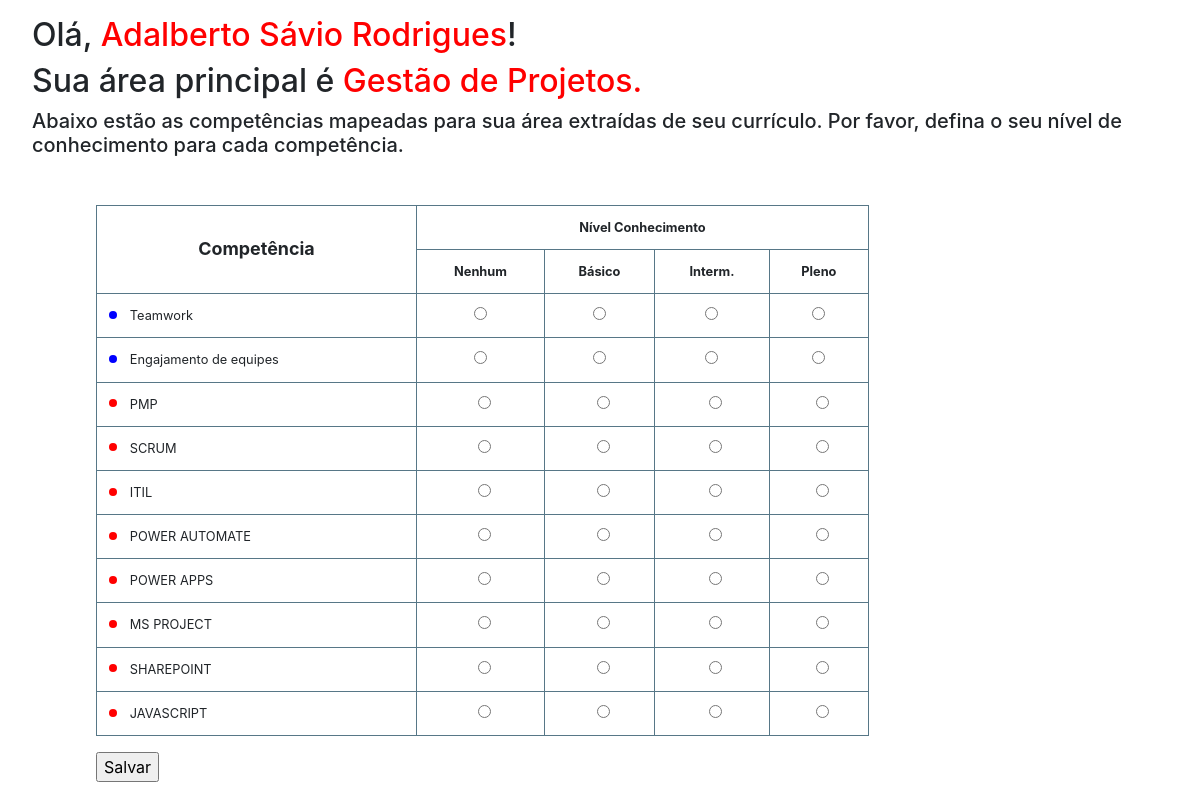
/C001/formulario_competencias, run on the app's committed database.
### gestao_competencia/models.py (models this page shows, shortened)
class Colaborador(models.Model):
    id =  models.CharField(primary_key=True, max_length=255, unique=True)
    nome = models.TextField()
    email = models.TextField()
    area = models.ForeignKey(Area, null=True, on_delete=models.SET_NULL)
    hard_skills = models.ManyToManyField(HardSkill, through='ColaboradorHardSkill')
    soft_skills = models.ManyToManyField(SoftSkill, through='ColaboradorSoftSkill')

class Area(models.Model):
    id =  models.CharField(primary_key=True, max_length=255, unique=True)
    nome = models.TextField()

class ColaboradorSoftSkill(models.Model):
    colaborador = models.ForeignKey(Colaborador, on_delete=models.CASCADE)
    soft_skill = models.ForeignKey(SoftSkill, on_delete=models.CASCADE)
    score_soft = models.IntegerField(null=True)

class SoftSkill(models.Model):
    nome = models.TextField()
    area = models.ForeignKey(Area, null=True, on_delete=models.SET_NULL)
    id =  models.CharField(primary_key=True, max_length=255, unique=True)

class ColaboradorHardSkill(models.Model):
    colaborador = models.ForeignKey(Colaborador, on_delete=models.CASCADE)
    hard_skill = models.ForeignKey(HardSkill, on_delete=models.CASCADE)
    score_hard = models.IntegerField(null=True)

class HardSkill(models.Model):
    nome = models.TextField()
    area = models.ForeignKey(Area, null=True, on_delete=models.SET_NULL)
    id =  models.CharField(primary_key=True, max_length=255, unique=True)

### gestao_competencia/views.py (the view)
# urls.py: path('<str:id>/formulario_competencias', views.formulario_competencias, name='formulario_competencias'),
def formulario_competencias(request, id):
    colaborador = Colaborador.objects.get(id=id)
    colaborador_soft = ColaboradorSoftSkill.objects.filter(colaborador=colaborador)
    colaborador_hard = ColaboradorHardSkill.objects.filter(colaborador=colaborador)
    return render(request, 'gestao_competencia/form_competencias.html', {'colaborador': colaborador,'colaborador_softs': colaborador_soft, 'colaborador_hards': colaborador_hard})

### gestao_competencia/templates/gestao_competencia/form_competencias.html (shortened to what this page needs)
<!DOCTYPE html>
<link rel="stylesheet" href="https://stackpath.bootstrapcdn.com/bootstrap/4.3.1/css/bootstrap.min.css">
<html>
  <body>
    <div style="margin-left: 2em; margin-top: 1em;">
      <h2>
        Olá, <span style="color: red">{{colaborador.nome}}</span>!
      </h2>
      <h2>
        Sua área principal é <span style="color: red">{{colaborador.area.nome}}.</span>
      </h2>
      <h5>
        Abaixo estão as competências mapeadas para sua área extraídas de seu currículo.
        Por favor, defina o seu nível de conhecimento para cada competência.
      </h5>
      <div style="margin-top:3em; margin-left: 4em;">
        <form action="avaliar_competencias">
          <table class="table table-bordered" style="width: 70%; font-size: 0.8em;">
            <tr>
              <th style="vertical-align: middle; font-size: 1.4em;" rowspan="2">Competência</th>
              <th colspan="4">Nível Conhecimento</th>
            </tr>
            <tr>
              <th>Nenhum</th>
              <th>Básico</th>
              <th>Interm.</th>
              <th>Pleno</th>
            </tr>
            {% for colaborador_soft in colaborador_softs %}
              <tr>
                <td class=><span class="dot" style="background-color: blue"></span><span style="margin-left: 1em;">{{colaborador_soft.soft_skill.nome}}</span></td>
                {% for i in '0123'|make_list %}
                  <td class='centraliza-inputs'>
                    <input required {% if i == colaborador_soft.score_soft|slugify %} checked="checked" {% endif %} type="radio" name="soft_skill-{{ colaborador_soft.soft_skill.id }}" value="{{i}}">
                  </td>
                {% endfor %}
              </tr>
            {% endfor %}
            {% for colaborador_hard in colaborador_hards %}
            <tr>
              <td><span class="dot" style="background-color: red"></span><span style="margin-left: 1em;">{{colaborador_hard.hard_skill.nome}}</span></td>
              {% for i in '0123'|make_list %}
              <td class='centraliza-inputs'>
                    <input required {% if i == colaborador_hard.score_hard|slugify %} checked="checked" {% endif %} type="radio" name="hard_skill-{{ colaborador_hard.hard_skill.id }}" value="{{i}}">
                </td>
              {% endfor %}
            </tr>
          {% endfor %}
        </table>
        <input type="submit" value="Salvar">
      </form>
      </div>
    </div>
  </body>
</html>

### gestao_competencia/templates/gestao_competencia/form_competencias.html (style rules this page uses)
th { text-align: center; }
.centraliza-inputs { text-align: center; }
.table-bordered > tbody > tr > th { border: 1px solid #577787; }
table.table-bordered { border:1px solid #577787!important; margin-top:20px; }
table.table-bordered > tbody > tr > td { border:1px solid #577787!important; }
.dot { height: 8px; width: 8px; margin-bottom: 0.1em; background-color: #bbb; border-radius: 50%; display: inline-block; }

### data on the page
Colaborador: nome "Adalberto Sávio Rodrigues", area.nome "Gestão de Projetos"
ColaboradorSoftSkill: soft_skill.nome "Teamwork"
ColaboradorSoftSkill: soft_skill.nome "Engajamento de equipes"
ColaboradorHardSkill: hard_skill.nome "PMP"
ColaboradorHardSkill: hard_skill.nome "SCRUM"
ColaboradorHardSkill: hard_skill.nome "ITIL"
ColaboradorHardSkill: hard_skill.nome "POWER AUTOMATE"
ColaboradorHardSkill: hard_skill.nome "POWER APPS"
ColaboradorHardSkill: hard_skill.nome "MS PROJECT"
ColaboradorHardSkill: hard_skill.nome "SHAREPOINT"
ColaboradorHardSkill: hard_skill.nome "JAVASCRIPT"
